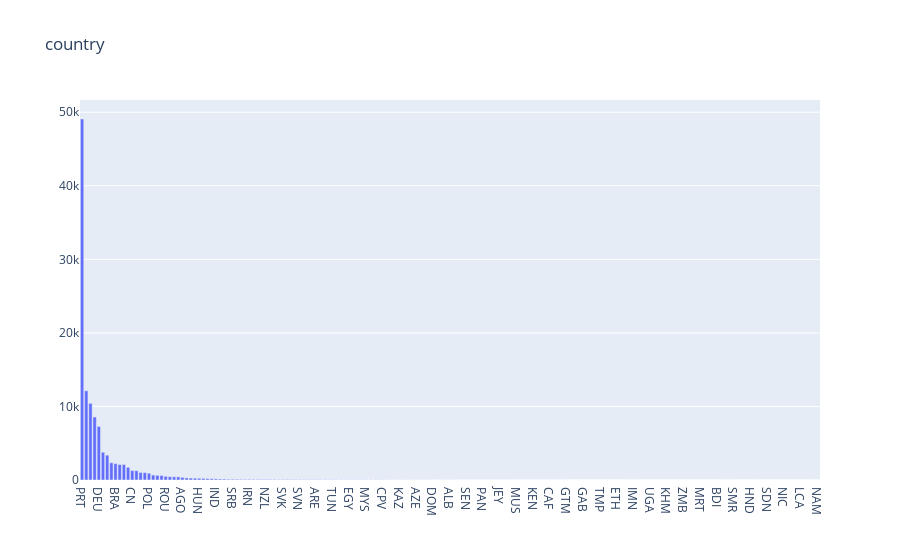

Notebook code for this chart:
### Code cell
trace=go.Bar(
                        x=df['country'].value_counts().index,
                        y=df['country'].value_counts(),
                        name='country')

layout=go.Layout(title='country',
                                legend=dict(orientation='h'))

data=[trace]
fig=go.Figure(data,layout)
iplot(fig)

### Figure 1 — Plotly figure (JSON) as saved in the notebook; plotly's stock layout.template omitted (floating-point values rounded to 4 significant figures; data arrays with more than 128 entries replaced by an {"elided": "..."} marker saying what was removed)
{"data": [{"name": "country", "type": "bar", "x": {"elided": "177 str values"}, "y": {"elided": "177 int values"}}], "layout": {"legend": {"orientation": "h"}, "title": {"text": "country"}}}
